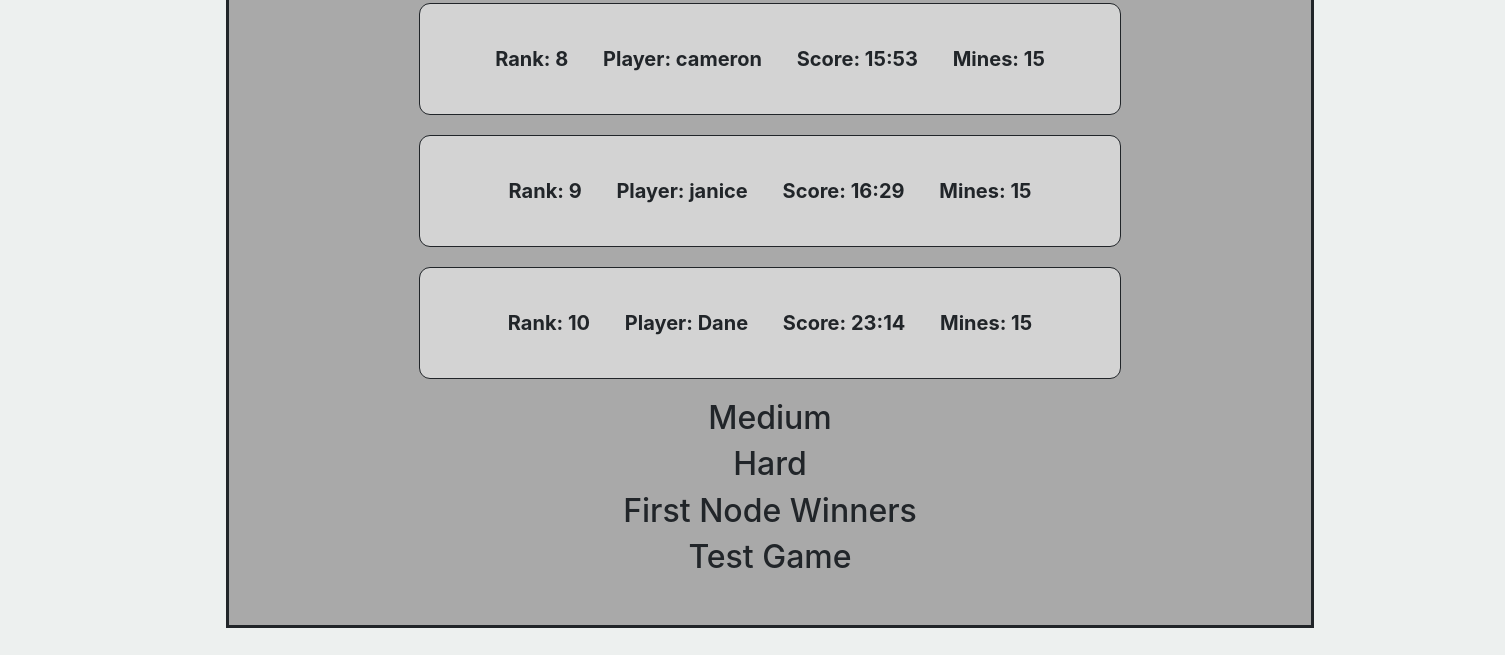
Before: / (lower part) with the older database file.
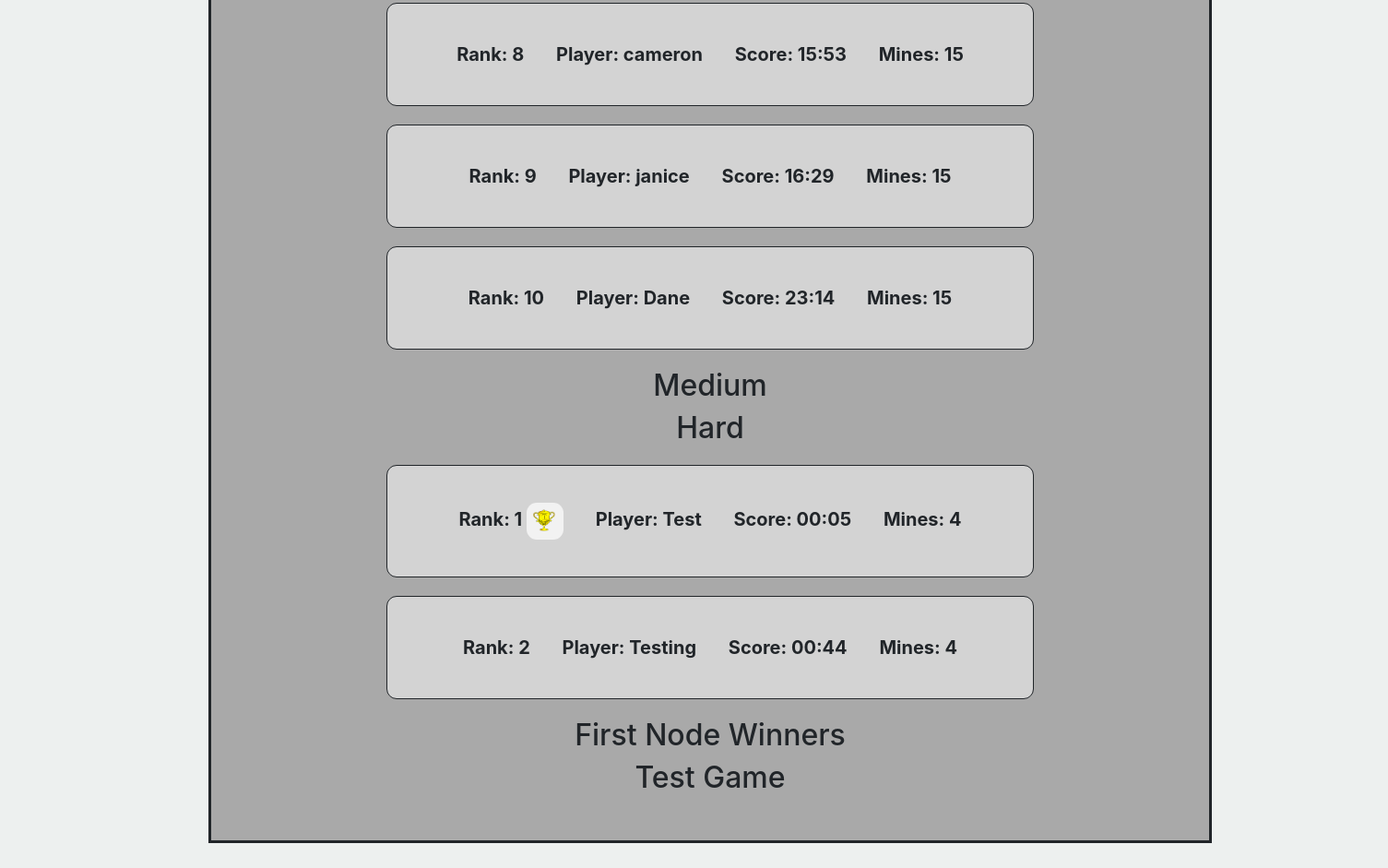
After: the same page with the newer database file.
### setup/models.py (models this page shows)
class Game(db.Model):
    id = db.Column(db.Integer, primary_key=True)
    score = db.Column(db.Integer())
    name = db.Column(db.String(30))
    mines = db.Column(db.Integer)
    difficulty = db.Column(db.String)

### setup/features.py (the view)
@features.route('/', methods=['GET'])
def start():
    '''names = ['Cal', 'Jon', 'Dane', 'Henry', 'Ranee', 'Berny', 'coline', 'cameron', 'janice', 'camela', 'eli']
    scores = [548, 909, 1394, 859, 239, 889, 785, 953, 989, 500, 789]
    difficulty = ['Beginner', 'Beginner', 'Beginner', 'Beginner', 'Beginner', 'Beginner', 'Beginner', 'Beginner', 'Beginner', 'Beginner', 'Beginner']
    mines = [15, 15, 15, 15, 15, 15, 15, 15, 15, 15, 15]
    for i in range(len(scores)):
        tmp_game = Game(name=names[i], score=scores[i], difficulty=difficulty[i], mines=mines[i])
        db.session.add(tmp_game)'''
    db.session.commit()
    tests = db.session.query(Game).filter_by(mines=5).order_by(desc(Game.id)).all()
    if len(tests) > 5:
        for i in range(len(tests)):
            if i > 4:
                db.session.delete(tests[i])
    easy = db.session.query(Game).filter_by(mines=15).order_by(desc(Game.score)).all()
    if len(easy) > 10:
        for i in range(len(easy)):
            if i > 9:
                db.session.delete(easy[i])
    medium = db.session.query(Game).filter_by(mines=34).order_by(desc(Game.score)).all()
    if len(medium) > 10:
        for i in range(len(medium)):
            if i > 9:
                db.session.delete(medium[i])
    hard = db.session.query(Game).filter_by(mines=94).order_by(desc(Game.score)).all()
    if len(hard) > 10:
        for i in range(len(hard)):
            if i > 9:
                db.session.delete(hard[i])
    db.session.commit()
    leader_board = db.session.query(Game).order_by(desc(Game.score)).all()
    return render_template('start.html', leader_board=leader_board)

### setup/templates/start.html (shortened to what this page needs)
<!DOCTYPE html>
<html lang="en">
<head>
    <link
      rel="stylesheet"
      href="https://stackpath.bootstrapcdn.com/bootstrap/4.4.1/css/bootstrap.min.css"
    />
    <link rel="stylesheet" href="{{ url_for('static', filename='style.css') }}">
</head>
<body onload="update_time({{ game_time }})">
<div style="text-align: center; width: 1450px">
    {% if leader_board %}
        <div class="leader_board">
            {% set Beginner_rank = [1] %}
            {% set Medium_rank = [1] %}
            {% set Hard_rank = [1] %}
            {% for difficulty in ['Beginner', 'Medium', 'Hard', 'First Node Winners', 'Test Game'] %}
                <h2 align="center">{{ difficulty }}</h2>
                {% for game in leader_board|reverse %}
                    {% set minutes = (game.score|int / 60)|int %}
                    {% set seconds = game.score|int % 60 %}
                    {% if game.score != 0 and game.difficulty == difficulty and game.mines != 5 %}
                        {% if game.difficulty == 'Beginner' %}
                            {% set rank = Beginner_rank|length %}
                        {% elif game.difficulty == 'Medium' %}
                            {% set rank = Medium_rank|length %}
                        {% elif game.difficulty == 'Hard' %}
                            {% set rank = Hard_rank|length %}
                        {% endif %}
                        <div class="player_scores">
                            <p class="stats">Rank: {{ rank }}
                            {% if rank == 1 and difficulty == 'Beginner' %}
                                <img class="icons" align="center" src="{{ url_for('features.send_image', filename='easy_trophy.png') }}" height="30px" width="30px">
                            {% elif rank == 1 and difficulty == 'Medium' %}
                                <img class="icons" align="center" src="{{ url_for('features.send_image', filename='medium_trophy.png') }}" height="30px" width="30px">
                            {% elif rank == 1 and difficulty == 'Hard' %}
                                <img class="icons" align="center" src="{{ url_for('features.send_image', filename='hard_trophy.png') }}" height="40px" width="40px">
                            {% endif %}
                            </p>
                            <p class="stats">Player: {{ game.name }}</p>
                            <p class="stats">Score: {{ "%02d" % minutes }}:{{ "%02d" % seconds }}</p>
                            <p class="stats">Mines: {{ game.mines }}</p>
                        </div>
                    {% elif game.mines == 5 and difficulty == 'Test Game' %}
                        <div class="player_scores">
                            <p class="stats">Player: {{ game.name }}</p>
                            <p class="stats">Score: {{ "%02d" % minutes }}:{{ "%02d" % seconds }}</p>
                            <p class="stats">Mines: {{ game.mines }}</p>
                        </div>
                    {% endif %}
                {% endfor %}
            {% endfor %}
        </div>
    {% endif %}
</div>
</body>
</html>

### setup/static/style.css (style rules this page uses)
body { margin: 45px; background-color: #EDF0EF; }
.leader_board { background-color: darkgray; padding: 40px; margin: 55px 55px; border: solid; width: 75%; margin: 35px auto; }
.player_scores { background-color: lightgray; padding: 40px; font-size: 20px; font-weight: bold; border: solid; border-width: 1px; text-align: center; width: 70%; margin: 20px auto; border-radius: 11px; }
.stats { display: inline; margin: 15px; }
.icons { background-color: #f2f2f2; padding: 5px; border-radius: 11px; }

Changed rows visible on the page:
added Game: rank "1", score 5 (drawn), name "Test", minutes "00", seconds "05", mines "4", shown under "Hard"
added Game: rank "2", name "Testing", minutes "00", score "44", mines "4", shown under "Hard"
